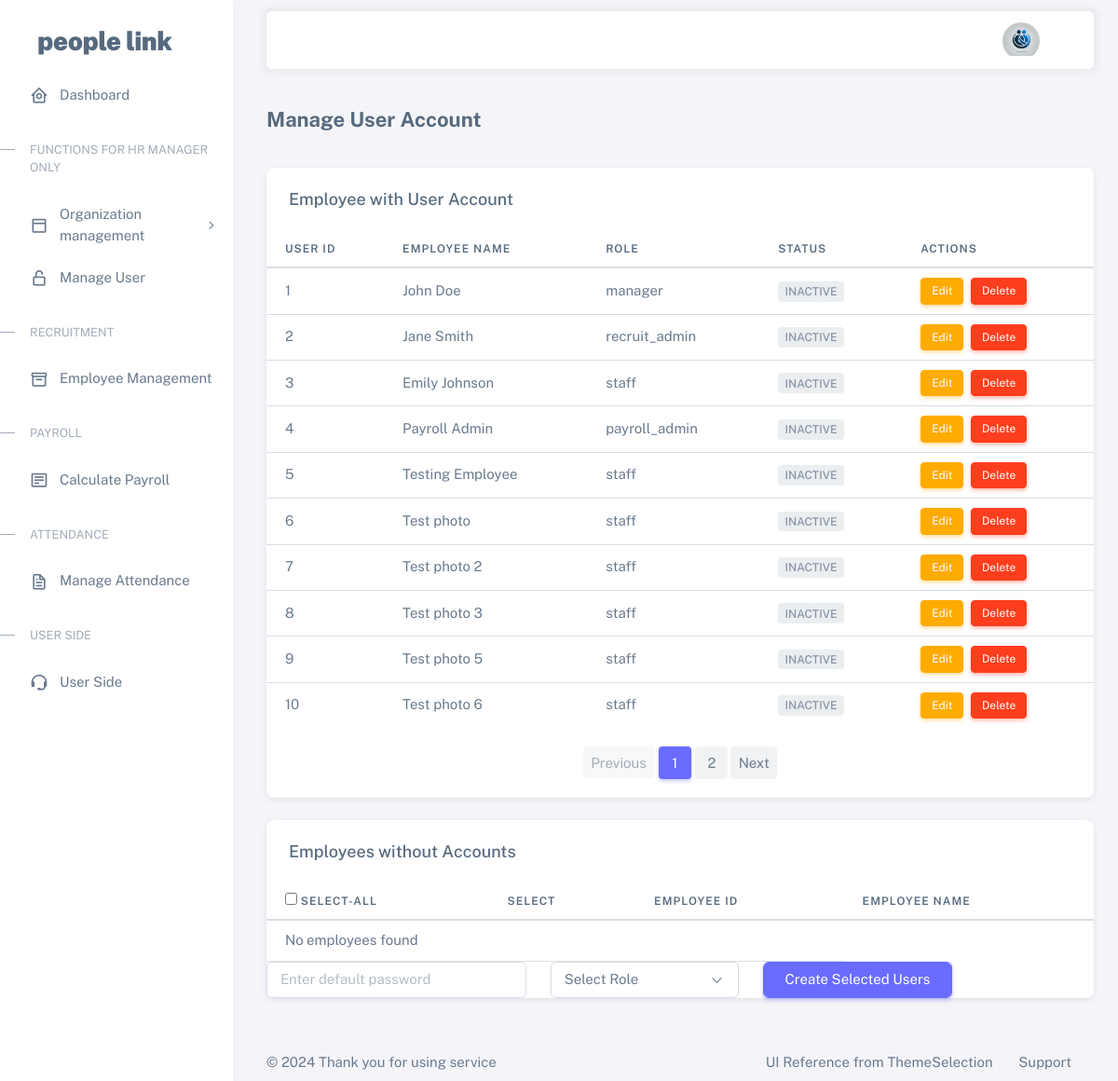
The app's page /check_employee_accounts, older data.
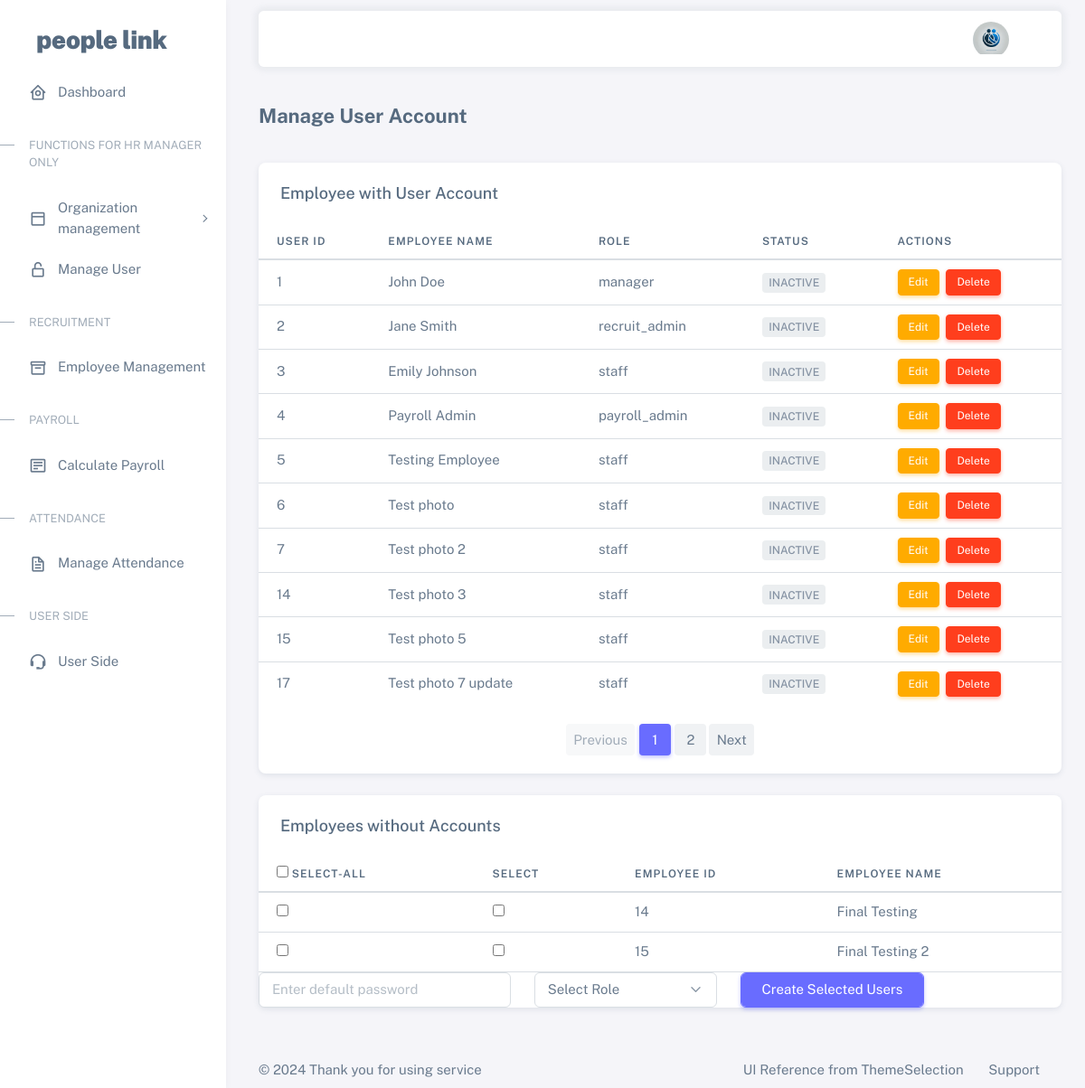
The same page, newer data.
### tables this page shows
CREATE TABLE users (
        user_id INTEGER PRIMARY KEY AUTOINCREMENT,
        emp_id INTEGER NOT NULL,
        password BLOB NOT NULL,  -- Hashed password
        role TEXT CHECK(role IN ('manager', 'recruit_admin', 'payroll_admin', 'staff')) NOT NULL,
        FOREIGN KEY (emp_id) REFERENCES employee (emp_id)
    );

CREATE TABLE employee (
    emp_id INTEGER PRIMARY KEY AUTOINCREMENT,
    emp_name TEXT NOT NULL,
    email TEXT NOT NULL UNIQUE,  -- Employee email
    phone_number TEXT NOT NULL,  -- Employee phone number
    photo BLOB,  -- Employee profile photo (can store as binary data)
    dept_id INTEGER NOT NULL,
    job_status TEXT NOT NULL,
    gender TEXT NOT NULL,
    termination_date DATE,
    employee_status TEXT NOT NULL,
    join_date DATE NOT NULL,
    pos_id INTEGER NOT NULL,
    is_dept_leader INTEGER DEFAULT 0, -- 0 = not leader, 1 = leader
    is_team_leader INTEGER DEFAULT 0, -- 0 = not team leader, 1 = team leader
    FOREIGN KEY (pos_id) REFERENCES position (pos_id),
    FOREIGN KEY (dept_id) REFERENCES department (dept_id)
);

### app.py (the view)
@app.route('/check_employee_accounts')
def check_employee_accounts():
    conn = get_db()
    cursor = conn.cursor()
    page_users = request.args.get('page_users', 1, type=int)
    per_page_users = 10
    offset_users = (page_users - 1) * per_page_users
    cursor.execute('''
    SELECT u.user_id, e.emp_name, u.role
    FROM users u
    JOIN employee e ON u.emp_id = e.emp_id
    LIMIT ? OFFSET ?
    ''', (per_page_users, offset_users))
    users_with_name = cursor.fetchall()
    cursor.execute('SELECT COUNT(*) FROM users')
    total_users = cursor.fetchone()[0]
    total_pages_users = (total_users + per_page_users - 1) // per_page_users
    current_emp_id = session.get('emp_id')
    page_employees = request.args.get('page_employees', 1, type=int)
    per_page_employees = 10
    offset_employees = (page_employees - 1) * per_page_employees
    cursor.execute('''
        SELECT e.emp_id, e.emp_name, u.role
        FROM employee e
        JOIN users u ON e.emp_id = u.emp_id
        LIMIT ? OFFSET ?
    ''', (per_page_employees, offset_employees))
    employees_with_accounts = cursor.fetchall()
    cursor.execute('SELECT COUNT(*) FROM employee e JOIN users u ON e.emp_id = u.emp_id')
    total_employees_with_accounts = cursor.fetchone()[0]
    total_pages_employees = (total_employees_with_accounts + per_page_employees - 1) // per_page_employees
    cursor.execute('''
        SELECT e.emp_id, e.emp_name
        FROM employee e
        LEFT JOIN users u ON e.emp_id = u.emp_id
        WHERE u.emp_id IS NULL
    ''')
    employees_without_accounts = cursor.fetchall()
    conn.close()
    return render_template(
        'check_employee_accounts.html',
        users_with_name=users_with_name,
        employees_with_accounts=employees_with_accounts,
        employees_without_accounts=employees_without_accounts,
        current_emp_id=current_emp_id,
        page_users=page_users,
        total_pages_users=total_pages_users,
        page_employees=page_employees,
        total_pages_employees=total_pages_employees
    )

### app.py (called while the page is built)
def get_db():
    conn = sqlite3.connect('hrm.db')
    conn.row_factory = sqlite3.Row
    return conn

### templates/check_employee_accounts.html (shortened to what the changed rows need)
{% extends "base.html" %}
{% block content %}
<div class="container-xxl flex-grow-1 container-p-y">
    <div class="card mb-4">
        <div class="table-responsive text-nowrap">
            <table class="table">
                <thead>
                    <tr>
                        <th>User ID</th>
                        <th>Employee Name</th>
                        <th>Role</th>
                        <th>Status</th>
                        <th>Actions</th>
                    </tr>
                </thead>
                <tbody class="table-border-bottom-0">
                    {% for user in users_with_name %}
                    <tr>
                        <td>{{ user[0] }}</td>
                        <td>{{ user[1] }}</td>
                        <td>{{ user[2] }}</td>
                        <td>
                            {% if user[0] == current_emp_id %}
                                <span class="badge bg-label-primary me-1">Active</span>
                            {% else %}
                                <span class="badge bg-label-secondary me-1">Inactive</span>
                            {% endif %}
                        </td>
                        <td>
                            <a href="{{ url_for('edit_user', user_id=user[0], role=user[2]) }}" class="btn btn-warning btn-sm me-1">Edit</a>
                            <form action="{{ url_for('delete_user', user_id=user[0], role=user[2]) }}" method="POST" style="display:inline;">
                                <button type="submit" class="btn btn-danger btn-sm">Delete</button>
                            </form>
                        </td>
                    </tr>
                    {% endfor %}
                </tbody>
            </table>
        </div>
        <nav aria-label="Page navigation">
            <ul class="pagination justify-content-center">
                {% for p in range(1, total_pages_users + 1) %}
                <li class="page-item {% if page_users == p %}active{% endif %}">
                    <a class="page-link" href="{{ url_for('check_employee_accounts', page_users=p, page_employees=page_employees) }}">{{ p }}</a>
                </li>
                {% endfor %}
            </ul>
        </nav>
    </div>
    <div class="card mb-4">
        <form action="{{ url_for('add_users') }}" method="post">
            <div class="table-responsive text-nowrap">
                <table class="table">
                    <thead>
                        <tr>
                            <th>
                                <input type="checkbox" id="select-all">  Select-all
                            </th>
                            <th>Select</th>
                            <th>Employee ID</th>
                            <th>Employee Name</th>
                        </tr>
                    </thead>
                    <tbody>
                        {% if employees_without_accounts %}
                        {% for emp in employees_without_accounts %}
                        <tr>
                            <td><input type="checkbox" name="emp_ids" value="{{ emp[0] }}" class="emp-checkbox"></td>
                            <td><input type="checkbox" name="emp_ids" value="{{ emp[0] }}"></td>
                            <td>{{ emp[0] }}</td>
                            <td>{{ emp[1] }}</td>
                        </tr>
                        {% endfor %}
                        {% else %}
                        <tr>
                            <td colspan="3">No employees found</td>
                        </tr>
                        {% endif %}
                    </tbody>
                </table>
            </div>
        </form>
    </div>
</div>
{% endblock %}

Row changes from the older to the newer data that the page shows:
removed users: user_id "8", emp_name "Test photo 3", role "staff", shows "INACTIVE"
removed users: user_id "9", emp_name "Test photo 5", role "staff", shows "INACTIVE"
removed users: user_id "10", emp_name "Test photo 6", role "staff", shows "INACTIVE"
added users: user_id "14", emp_name "Test photo 3", role "staff", shows "INACTIVE"
added users: user_id "15", emp_name "Test photo 5", role "staff", shows "INACTIVE"
added users: user_id "17", emp_name "Test photo 7 update", role "staff", shows "INACTIVE"
added employee: emp_id "14", emp_name "Final Testing"
added employee: emp_id "15", emp_name "Final Testing 2"
Text that changed along with them:
text no longer shown: "No employees found"
